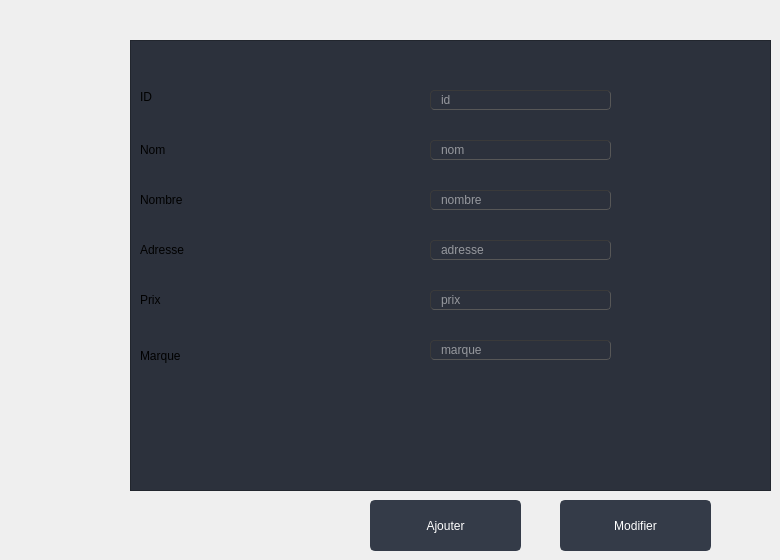
                      <widget class="QWidget" name="tab_19">
                       <attribute name="title">
                        <string>Ajouter  Equipement</string>
                       </attribute>
                       <widget class="QFrame" name="frame_7">
                        <property name="geometry">
                         <rect>
                          <x>130</x>
                          <y>40</y>
                          <width>641</width>
                          <height>451</height>
                         </rect>
                        </property>
                        <property name="styleSheet">
                         <string notr="true">background-color: rgb(44, 49, 60);</string>
                        </property>
                        <property name="frameShape">
                         <enum>QFrame::StyledPanel</enum>
                        </property>
                        <property name="frameShadow">
                         <enum>QFrame::Raised</enum>
                        </property>
                        <widget class="QLineEdit" name="lineEdit_id_equipement">
                         <property name="geometry">
                          <rect>
                           <x>300</x>
                           <y>50</y>
                           <width>181</width>
                           <height>20</height>
                          </rect>
                         </property>
                         <property name="styleSheet">
                          <string notr="true">	border-width: 1px; border-radius: 4px;
	border-color: rgb(58, 58, 58);
	border-style: inset;
	padding: 0 8px;

	selection-background-color: rgb(187, 187, 187);
	selection-color: rgb(60, 63, 65);
color: rgb(255, 255, 255);</string>
                         </property>
                         <property name="placeholderText">
                          <string>id</string>
                         </property>
                        </widget>
                        <widget class="QLineEdit" name="lineEdit_nom_equipement">
                         <property name="geometry">
                          <rect>
                           <x>300</x>
                           <y>100</y>
                           <width>181</width>
                           <height>20</height>
                          </rect>
                         </property>
                         <property name="styleSheet">
                          <string notr="true">	border-width: 1px; border-radius: 4px;
color: rgb(255, 255, 255);
	border-color: rgb(58, 58, 58);
	border-style: inset;
	padding: 0 8px;

	selection-background-color: rgb(187, 187, 187);
	selection-color: rgb(60, 63, 65);</string>
                         </property>
                         <property name="placeholderText">
                          <string>nom</string>
                         </property>
                        </widget>
                        <widget class="QLineEdit" name="lineEdit_nombre_equipement">
                         <property name="geometry">
                          <rect>
                           <x>300</x>
                           <y>150</y>
                           <width>181</width>
                           <height>20</height>
                          </rect>
                         </property>
                         <property name="styleSheet">
                          <string notr="true">	border-width: 1px; border-radius: 4px;
color: rgb(255, 255, 255);
	border-color: rgb(58, 58, 58);
	border-style: inset;
	padding: 0 8px;

	selection-background-color: rgb(187, 187, 187);
	selection-color: rgb(60, 63, 65);</string>
                         </property>
                         <property name="placeholderText">
                          <string>nombre</string>
                         </property>
                        </widget>
                        <widget class="QLineEdit" name="lineEdit_adresse_equipement">
                         <property name="geometry">
                          <rect>
                           <x>300</x>
                           <y>200</y>
                           <width>181</width>
                           <height>20</height>
                          </rect>
                         </property>
                         <property name="styleSheet">
                          <string notr="true">	border-width: 1px; border-radius: 4px;
color: rgb(255, 255, 255);
	border-color: rgb(58, 58, 58);
	border-style: inset;
	padding: 0 8px;

	selection-background-color: rgb(187, 187, 187);
	selection-color: rgb(60, 63, 65);</string>
                         </property>
                         <property name="placeholderText">
                          <string>adresse</string>
                         </property>
                        </widget>
                        <widget class="QLineEdit" name="lineEdit_prix_equipement">
                         <property name="geometry">
                          <rect>
                           <x>300</x>
                           <y>250</y>
                           <width>181</width>
                           <height>20</height>
                          </rect>
                         </property>
                         <property name="styleSheet">
                          <string notr="true">	border-width: 1px; border-radius: 4px;
color: rgb(255, 255, 255);
	border-color: rgb(58, 58, 58);
	border-style: inset;
	padding: 0 8px;

	selection-background-color: rgb(187, 187, 187);
	selection-color: rgb(60, 63, 65);</string>
                         </property>
                         <property name="placeholderText">
                          <string>prix</string>
                         </property>
                        </widget>
                        <widget class="QLineEdit" name="lineEdit_marque_equipement">
                         <property name="geometry">
                          <rect>
                           <x>300</x>
                           <y>300</y>
                           <width>181</width>
                           <height>20</height>
                          </rect>
                         </property>
                         <property name="styleSheet">
                          <string notr="true">	border-width: 1px; border-radius: 4px;
color: rgb(255, 255, 255);
	border-color: rgb(58, 58, 58);
	border-style: inset;
	padding: 0 8px;

	selection-background-color: rgb(187, 187, 187);
	selection-color: rgb(60, 63, 65);</string>
                         </property>
                         <property name="placeholderText">
                          <string>marque</string>
                         </property>
                        </widget>
                        <widget class="QLabel" name="label_54">
                         <property name="geometry">
                          <rect>
                           <x>10</x>
                           <y>100</y>
                           <width>191</width>
                           <height>20</height>
                          </rect>
                         </property>
                         <property name="text">
                          <string>Nom</string>
                         </property>
                        </widget>
                        <widget class="QLabel" name="label_55">
                         <property name="geometry">
                          <rect>
                           <x>10</x>
                           <y>150</y>
                           <width>211</width>
                           <height>20</height>
                          </rect>
                         </property>
                         <property name="text">
                          <string>Nombre</string>
                         </property>
                        </widget>
                        <widget class="QLabel" name="label_56">
                         <property name="geometry">
                          <rect>
                           <x>10</x>
                           <y>200</y>
                           <width>221</width>
                           <height>20</height>
                          </rect>
                         </property>
                         <property name="text">
                          <string>Adresse</string>
                         </property>
                        </widget>
                        <widget class="QLabel" name="label_57">
                         <property name="geometry">
                          <rect>
                           <x>10</x>
                           <y>250</y>
                           <width>221</width>
                           <height>20</height>
                          </rect>
                         </property>
                         <property name="text">
                          <string>Prix</string>
                         </property>
                        </widget>
                        <widget class="QLabel" name="label_58">
                         <property name="geometry">
                          <rect>
                           <x>10</x>
                           <y>300</y>
                           <width>261</width>
                           <height>31</height>
                          </rect>
                         </property>
                         <property name="text">
                          <string>Marque</string>
                         </property>
                        </widget>
                        <widget class="QLabel" name="label_59">
                         <property name="geometry">
                          <rect>
                           <x>10</x>
                           <y>50</y>
                           <width>47</width>
                           <height>13</height>
                          </rect>
                         </property>
                         <property name="text">
                          <string>ID</string>
                         </property>
                        </widget>
                       </widget>
                       <widget class="QPushButton" name="pushButton_sauvgarderreservatio">
                        <property name="geometry">
                         <rect>
                          <x>370</x>
                          <y>500</y>
                          <width>151</width>
                          <height>51</height>
                         </rect>
                        </property>
                        <property name="font">
                         <font>
                          <family>Segoe UI</family>
                          <pointsize>9</pointsize>
                          <weight>50</weight>
                          <italic>false</italic>
                          <bold>false</bold>
                         </font>
                        </property>
                        <property name="styleSheet">
                         <string notr="true">QPushButton {
	color: rgb(255, 255, 255);
	border: 2px solid rgb(52, 59, 72);
	font: 9pt &quot;Segoe UI&quot;;
	border-radius: 5px;	
	background-color: rgb(52, 59, 72);
}
QPushButton:hover {
	background-color: rgb(57, 65, 80);
	border: 2px solid rgb(61, 70, 86);
	

	background-position: right center;
    background-repeat: no-repeat;
}
QPushButton:pressed {	
	background-color: rgb(35, 40, 49);
	border: 2px solid rgb(43, 50, 61);
}</string>
                        </property>
                        <property name="text">
                         <string>Ajouter</string>
                        </property>
                        <property name="icon">
                         <iconset>
                          <normaloff>:/img/ressources/128362656_213598176780517_3160026623662294284_n.png</normaloff>:/img/ressources/128362656_213598176780517_3160026623662294284_n.png</iconset>
                        </property>
                        <property name="iconSize">
                         <size>
                          <width>30</width>
                          <height>30</height>
                         </size>
                        </property>
                       </widget>
                       <widget class="QPushButton" name="pushButton_modifierreservation">
                        <property name="geometry">
                         <rect>
                          <x>560</x>
                          <y>500</y>
                          <width>151</width>
                          <height>51</height>
                         </rect>
                        </property>
                        <property name="font">
                         <font>
                          <family>Segoe UI</family>
                          <pointsize>9</pointsize>
                          <weight>50</weight>
                          <italic>false</italic>
                          <bold>false</bold>
                         </font>
                        </property>
                        <property name="styleSheet">
                         <string notr="true">QPushButton {
	color: rgb(255, 255, 255);
	border: 2px solid rgb(52, 59, 72);
	font: 9pt &quot;Segoe UI&quot;;
	border-radius: 5px;	
	background-color: rgb(52, 59, 72);
}
QPushButton:hover {
	background-color: rgb(57, 65, 80);
	border: 2px solid rgb(61, 70, 86);
	

	background-position: right center;
    background-repeat: no-repeat;
}
QPushButton:pressed {	
	background-color: rgb(35, 40, 49);
	border: 2px solid rgb(43, 50, 61);
}</string>
                        </property>
                        <property name="text">
                         <string>Modifier</string>
                        </property>
                        <property name="icon">
                         <iconset>
                          <normaloff>:/img/ressources/128586817_297996038251568_153686129387149344_n.png</normaloff>:/img/ressources/128586817_297996038251568_153686129387149344_n.png</iconset>
                        </property>
                        <property name="iconSize">
                         <size>
                          <width>30</width>
                          <height>30</height>
                         </size>
                        </property>
                       </widget>
                       <widget class="QLabel" name="label_60">
                        <property name="geometry">
                         <rect>
                          <x>10</x>
                          <y>380</y>
                          <width>221</width>
                          <height>111</height>
                         </rect>
                        </property>
                        <property name="styleSheet">
                         <string notr="true">background-image: url(:/img/ressources/logind.png);</string>
                        </property>
                        <property name="text">
                         <string/>
                        </property>
                       </widget>
                      </widget>
